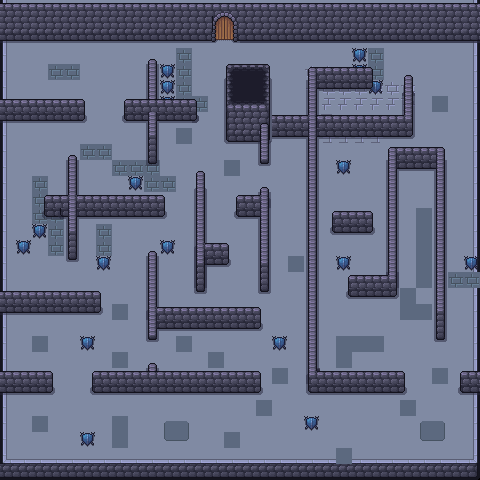

A 2D game scene composited from a Tiled map and its tileset images. What follows is a short description and the map's XML, with each tile layer's data collapsed to a summary:
An orthogonal 30x30 tile map with 16x16 px tiles, 7 tile layers (Floor, Ice_floor, Trap, Floor Detail, ...), 2 tilesets and 4 objects (2x Start, Goal).

<map version="1.10" tiledversion="1.12.2" orientation="orthogonal" renderorder="right-down" width="30" height="30" tilewidth="16" tileheight="16" infinite="0" nextlayerid="10" nextobjectid="5">
 <tileset firstgid="1" source="walls_floor.tsx" />
 <tileset firstgid="300" source="Objects.tsx" />
 <layer id="1" name="Floor" width="30" height="30">
  <data>[900 cells, 900 non-empty, 12 distinct tile ids]</data>
 </layer>
 <layer id="7" name="Ice_floor" width="30" height="30">
  <data>[900 cells, 56 non-empty, 2 distinct tile ids]</data>
 </layer>
 <layer id="9" name="Trap" width="30" height="30">
  <data>[900 cells, 18 non-empty, 1 distinct tile ids]</data>
 </layer>
 <layer id="4" name="Floor Detail" width="30" height="30">
  <data>[900 cells, 29 non-empty, 11 distinct tile ids]</data>
 </layer>
 <objectgroup id="6" name="Object">
  <object id="1" name="Goal" x="224.667" y="54" />
  <object id="2" name="Start" x="176" y="431.333" />
  <object id="3" name="Start" x="432.667" y="431.333" />
  <object id="4" x="48" y="-12" />
 </objectgroup>
 <layer id="3" name="Structure" width="30" height="30">
  <data>[900 cells, 205 non-empty, 31 distinct tile ids]</data>
 </layer>
 <layer id="5" name="Foreground" width="30" height="30">
  <data>[900 cells, 165 non-empty, 22 distinct tile ids]</data>
 </layer>
 <layer id="8" name="Frog" width="30" height="30">
  <data>[900 cells, 0 non-empty, 0 distinct tile ids]</data>
 </layer>
</map>
